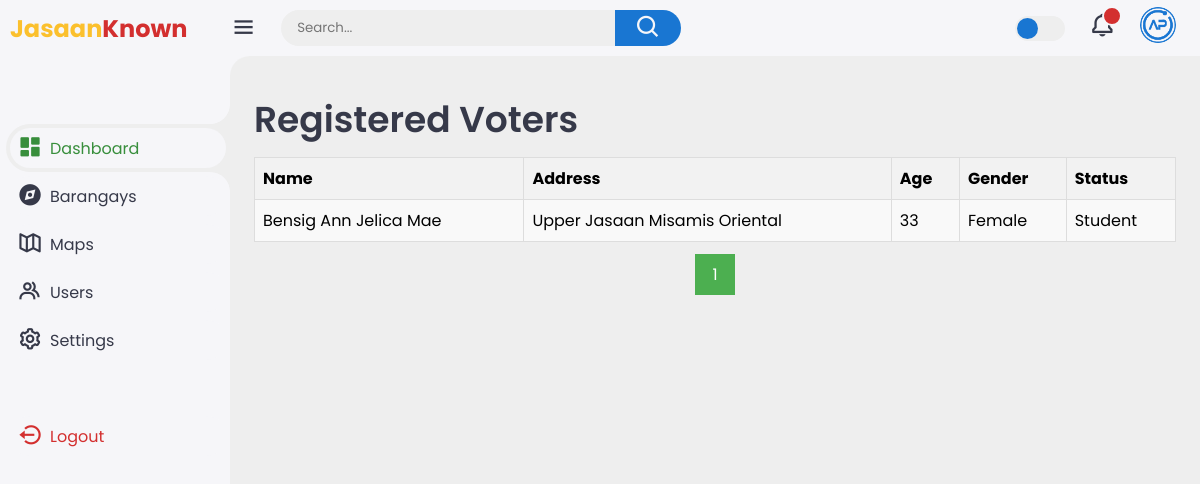
Page /votersupperj.php on the committed database.
### tables this page shows
CREATE TABLE `resident` (
  `id` int(11) NOT NULL,
  `name` varchar(255) NOT NULL,
  `address` varchar(255) NOT NULL,
  `gender` enum('Male','Female','Other') NOT NULL,
  `age` int(11) NOT NULL,
  `status` enum('Student','Employed','Unemployed','Child','Deceased') NOT NULL,
  `voter` enum('yes','no') NOT NULL DEFAULT 'no',
  `birth_date` date DEFAULT NULL
);

### votersupperj.php (the view, shortened to what this page needs)
<?php
require_once('config.php');
$sql = "SELECT * FROM resident WHERE address = 'Upper Jasaan Misamis Oriental' ORDER BY name";
$result = $conn->query($sql);
$records_per_page = 10;
if ($result->num_rows > 0) {
    $total_records = $result->num_rows;
    $total_pages = ceil($total_records / $records_per_page);
    $current_page = isset($_GET['page']) ? intval($_GET['page']) : 1;
    $offset = ($current_page - 1) * $records_per_page;
    $sql .= " LIMIT $offset, $records_per_page";
    $result = $conn->query($sql);
}
?>
<!DOCTYPE html>
<html lang="en">
<!DOCTYPE html>
<html lang="en">
<head>
    <link href='https://unpkg.com/boxicons@2.1.4/css/boxicons.min.css' rel='stylesheet'>
    <link rel="stylesheet" href="style.css">
</head>
</head>
<body>
    <div class="sidebar">
        <a href="#" class="logo">
            <div class="logo-name"><span>Jasaan</span>Known</div>
        </a>
        <ul class="side-menu">
            <li class="active"><a href="dashboard.php" onclick="redirectTo('dashboard.php')"><i class='bx bxs-dashboard'></i>Dashboard</a></li>
            <li class=""><a href="barangay.php" onclick="redirectTo('barangay.php')"><i class='bx bxs-compass'></i>Barangays</a></li>
            <li class=""><a href="maps.php" onclick="redirectTo('maps.php')"><i class='bx bx-map-alt'></i>Maps</a></li>
            <li class=""><a href="#" onclick="redirectTo('users.php')"><i class='bx bx-group'></i>Users</a></li>
            <li class=""><a href="#" onclick="redirectTo('settings.php')"><i class='bx bx-cog'></i>Settings</a></li>
        </ul>
        <ul class="side-menu">
            <li>
                <a href="#" class="logout">
                    <i class='bx bx-log-out-circle'></i>
                    Logout
                </a>
            </li>
        </ul>
    </div>
    <div class="content">
        <nav>
            <i class='bx bx-menu'></i>
            <form action="#">
                <div class="form-input">
                    <input type="search" placeholder="Search...">
                    <button class="search-btn" type="submit"><i class='bx bx-search'></i></button>
                </div>
            </form>
            <label for="theme-toggle" class="theme-toggle"></label>
            <a href="#" class="notif">
                <i class='bx bx-bell'></i>
                <span class="count"></span>
            </a>
            <a href="#" class="profile">
                <img src="images/logo.png">
            </a>
        </nav>
        <main>
            <div class="header">
                <div class="left">
                    <h1>Registered Voters</h1>
                </div>
            </div>
            <div class="table-container">
                <table>
                    <thead>
                        <tr>
                            <th>Name</th>
                            <th>Address</th>
                            <th>Age</th>
                            <th>Gender</th>
                            <th>Status</th>
                        </tr>
                    </thead>
                    <tbody>
                <?php
                if ($result->num_rows > 0) {
                    while ($row = $result->fetch_assoc()) {
                        echo "<tr>";
                        echo "<td>" . $row["name"] . "</td>";
                        echo "<td>" . $row["address"] . "</td>";
                        echo "<td>" . $row["age"] . "</td>";
                        echo "<td>" . $row["gender"] . "</td>";
                        echo "<td>" . $row["status"] . "</td>";
                        echo "</tr>";
                    }
                } else {
                    echo "<tr><td colspan='5'>No residents found</td></tr>";
                }
                ?>
            </tbody>
        </table>
        <div class="pagination">
                    <?php
                    for ($i = 1; $i <= $total_pages; $i++) {
                        echo "<a href='?page=$i'";
                        if ($i == $current_page) echo " class='active'";
                        echo ">$i</a>";
                    }
                    ?>
                </div>
            </div>
    </div>
</body>
</html>

### style.css (style rules this page uses)
:root { --light: #f6f6f9; --primary: #1976D2; --light-primary: #CFE8FF; --grey: #eee; --dark-grey: #AAAAAA; --dark: #363949; --danger: #D32F2F; --light-danger: #FECDD3; --warning: #FBC02D; --light-warning: #FFF2C6; --success: #388E3C; --light-success: #BBF7D0; }
* { margin: 0; padding: 0; box-sizing: border-box; font-family: 'Poppins', sans-serif; }
.bx { font-size: 1.7rem; }
a { text-decoration: none; }
li { list-style: none; }
html { overflow-x: hidden; }
body { background: var(--grey); overflow-x: hidden; }
.sidebar { position: fixed; top: 0; left: 0; background: var(--light); width: 230px; height: 100%; z-index: 2000; overflow-x: hidden; scrollbar-width: none; transition: all 0.3s ease; }
.sidebar .logo { font-size: 24px; font-weight: 700; height: 56px; display: flex; align-items: center; color: var(--danger); z-index: 500; padding-bottom: 20px; box-sizing: content-box; }
.sidebar .logo .logo-name { margin-left: 10px; }
.sidebar .logo .logo-name span { color: var(--warning); }
.sidebar .side-menu { width: 100%; margin-top: 48px; }
.sidebar .side-menu li { height: 48px; background: transparent; margin-left: 6px; border-radius: 48px 0 0 48px; padding: 4px; }
.sidebar .side-menu li.active { background: var(--grey); position: relative; }
.sidebar .side-menu li.active::before { content: ""; position: absolute; width: 40px; height: 40px; border-radius: 50%; top: -40px; right: 0; box-shadow: 20px 20px 0 var(--grey); z-index: -1; }
.sidebar .side-menu li.active::after { content: ""; position: absolute; width: 40px; height: 40px; border-radius: 50%; bottom: -40px; right: 0; box-shadow: 20px -20px 0 var(--grey); z-index: -1; }
.sidebar .side-menu li a { width: 100%; height: 100%; background: var(--light); display: flex; align-items: center; border-radius: 48px; font-size: 16px; color: var(--dark); white-space: nowrap; overflow-x: hidden; transition: all 0.3s ease; }
.sidebar .side-menu li.active a { color: var(--success); }
.sidebar .side-menu li a .bx { min-width: calc(60px - ((4px + 6px) * 2)); display: flex; font-size: 1.6rem; justify-content: center; }
.sidebar .side-menu li a.logout { color: var(--danger); }
.content { position: relative; width: calc(100% - 230px); left: 230px; transition: all 0.3s ease; }
.content nav { height: 56px; background: var(--light); padding: 0 24px 0 0; display: flex; align-items: center; grid-gap: 24px; position: sticky; top: 0; left: 0; z-index: 1000; }
.content nav::before { content: ""; position: absolute; width: 40px; height: 40px; bottom: -40px; left: 0; border-radius: 50%; box-shadow: -20px -20px 0 var(--light); }
.content nav a { color: var(--dark); }
.content nav .bx.bx-menu { cursor: pointer; color: var(--dark); }
.content nav form { max-width: 400px; width: 100%; margin-right: auto; }
.content nav form .form-input { display: flex; align-items: center; height: 36px; }
.content nav form .form-input input { flex-grow: 1; padding: 0 16px; height: 100%; border: none; background: var(--grey); border-radius: 36px 0 0 36px; outline: none; width: 100%; color: var(--dark); }
.content nav form .form-input button { width: 80px; height: 100%; display: flex; justify-content: center; align-items: center; background: var(--primary); color: var(--light); font-size: 18px; border: none; outline: none; border-radius: 0 36px 36px 0; cursor: pointer; }
.content nav .notif { font-size: 20px; position: relative; }
.content nav .notif .count { position: absolute; top: -6px; right: -6px; width: 20px; height: 20px; background: var(--danger); border-radius: 50%; color: var(--light); border: 2px solid var(--light); font-weight: 700; font-size: 12px; display: flex; align-items: center; justify-content: center; }
.content nav .profile img { width: 36px; height: 36px; object-fit: cover; border-radius: 50%; }
.content nav .theme-toggle { display: block; min-width: 50px; height: 25px; background: var(--grey); cursor: pointer; position: relative; border-radius: 25px; }
.content nav .theme-toggle::before { content: ""; position: absolute; top: 2px; left: 2px; bottom: 2px; width: calc(25px - 4px); background: var(--primary); border-radius: 50%; transition: all 0.3s ease; }
.content main { width: 100%; padding: 36px 24px; max-height: calc(100vh - 56px); }
.content main .header { display: flex; align-items: center; justify-content: space-between; grid-gap: 16px; flex-wrap: wrap; }
.content main .header .left h1 { font-size: 36px; font-weight: 600; margin-bottom: 10px; color: var(--dark); }

### rows in the picture
resident: name "Bensig Ann Jelica Mae", address "Upper Jasaan Misamis Oriental", age "33", gender "Female", status "Student"
